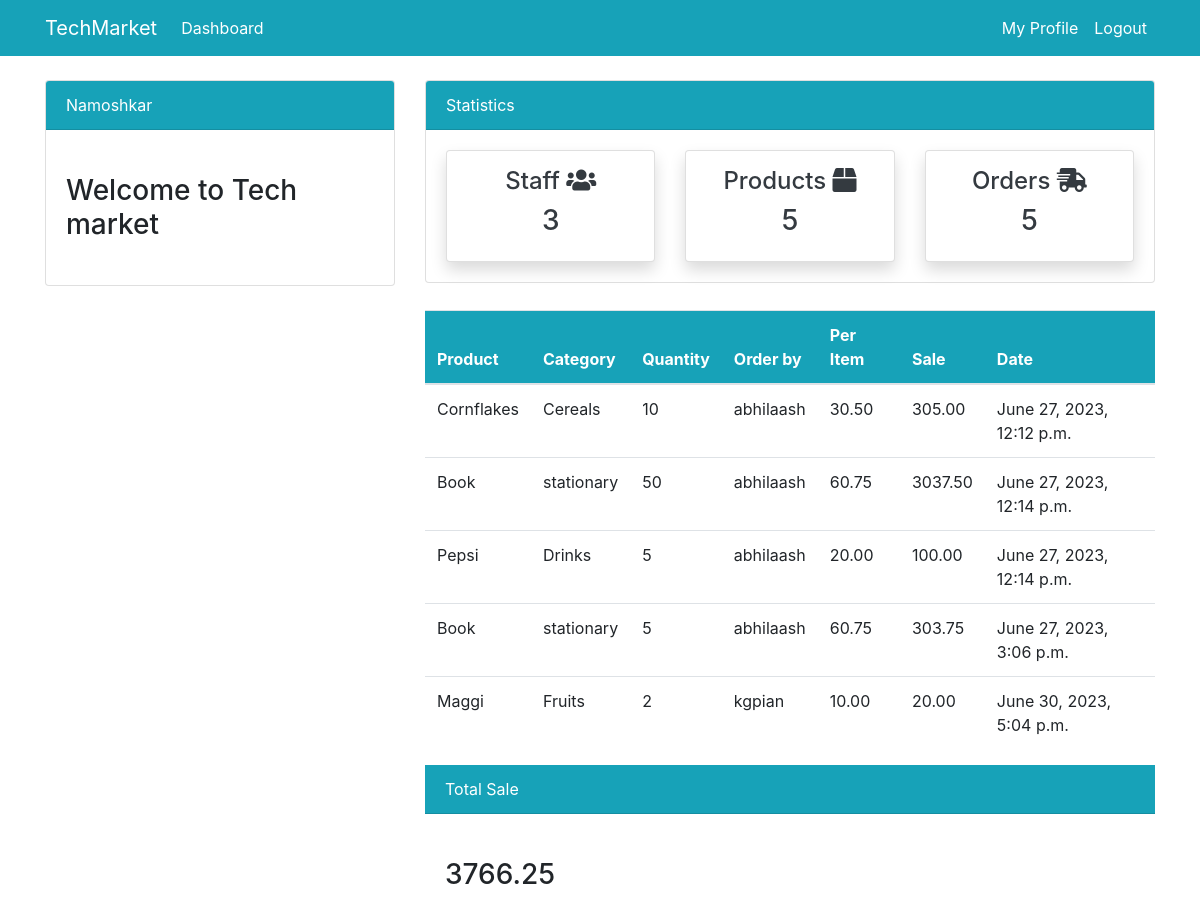
The app's page /dashboard/order/ (signed in) with its own data.
### dashboard/models.py (models this page shows, shortened)
class Order(models.Model):
    product = models.ForeignKey(Product,on_delete=models.CASCADE,null=True)
    staff = models.ForeignKey(User,on_delete=models.CASCADE,null=True)
    order_quantity = models.PositiveIntegerField(null=True)
    date = models.DateTimeField(auto_now_add=True,null=True)
    @property
    def sale(self):
        return self.order_quantity * self.product.cost_per_item

class Product(models.Model):
    name = models.CharField(max_length=100,null=True) #Change it to choice later
    category = models.CharField(max_length=100,choices=Category,null=True)
    quantity = models.PositiveIntegerField(null=True)
    cost_per_item = models.DecimalField(max_digits=5,decimal_places=2,null=True)
    def __str__(self):
        return f'{self.name}'

### dashboard/views.py (the view)
# urls.py: path('order/',views.order,name='dashboard-order'),
@login_required
def order(request):
    orders = Order.objects.all()
    order_count = orders.count()
    product_count = Product.objects.all().count()
    worker_count= User.objects.all().count()
    total_sale = sum(order.sale for order in orders)
    context={
        'orders':orders,
        'worker_count': worker_count,
        'product_count': product_count,
        'order_count': order_count,
        'total_sale': total_sale,
    }
    return render(request, 'dashboard/order.html', context)

### templates/dashboard/order.html (shortened to what this page needs)
{% extends 'partials/base.html' %}
{% block content %}
{% include 'partials/topnav.html' %}
    <div class="container">
        <div class="row my-4">
            <div class="col-md-4">
            </div>
            <div class="col-md-8">
                <table class="table bg-white">
                    <thead class="bg-info">
                        <tr class="text-white">
                            <th scope="col">Product</th>
                            <th scope="col">Category</th>
                            <th scope="col">Quantity</th>
                            <th scope="col">Order by</th>
                            <th scope="col">Per Item</th>
                            <th scope="col">Sale</th>
                            <th scope="col">Date</th>
                        </tr>
                    </thead>
                    <tbody>
                        {% for orders in orders %}
                        <tr>
                            <td>{{orders.product}}</td>
                            <td>{{orders.product.category}}</td>
                            <td>{{orders.order_quantity}}</td>
                            <td>
                                {{orders.staff.username}}
                            </td>
                            <td>{{orders.product.cost_per_item}}</td>
                            <td>
                                {{orders.sale}}
                            </td>
                            <td>
                                {{orders.date}}
                            </td>
                        </tr>
                        {% endfor %}
                    </tbody>
                </table>
                <div class="card-header bg-info text-white">
                    Total Sale
                </div>
                <div class="card-body">
                    <h3 class="my-4">
                        <blockquote>
                            <h3 class="my-4">{{total_sale}}</h3>
                        </blockquote>
                    </h3>
                </div>
            </div>
        </div>
    </div>
{% endblock %}

### records on screen
Order: product "Cornflakes", product.category "Cereals", order_quantity "10", staff.username "abhilaash", product.cost_per_item "30.50", sale "305.00", date "June 27, 2023, 12:12 p.m."
Order: product "Book", product.category "stationary", order_quantity "50", staff.username "abhilaash", product.cost_per_item "60.75", sale "3037.50", date "June 27, 2023, 12:14 p.m."
Order: product "Pepsi", product.category "Drinks", order_quantity "5", staff.username "abhilaash", product.cost_per_item "20.00", sale "100.00", date "June 27, 2023, 12:14 p.m."
Order: product "Book", product.category "stationary", order_quantity "5", staff.username "abhilaash", product.cost_per_item "60.75", sale "303.75", date "June 27, 2023, 3:06 p.m."
Order: product "Maggi", product.category "Fruits", order_quantity "2", staff.username "kgpian", product.cost_per_item "10.00", sale "20.00", date "June 30, 2023, 5:04 p.m."

### other values on screen
{{ worker_count }} "3"
{{ product_count }} "5"
{{ order_count }} "5"
{{ total_sale }} "3766.25"
